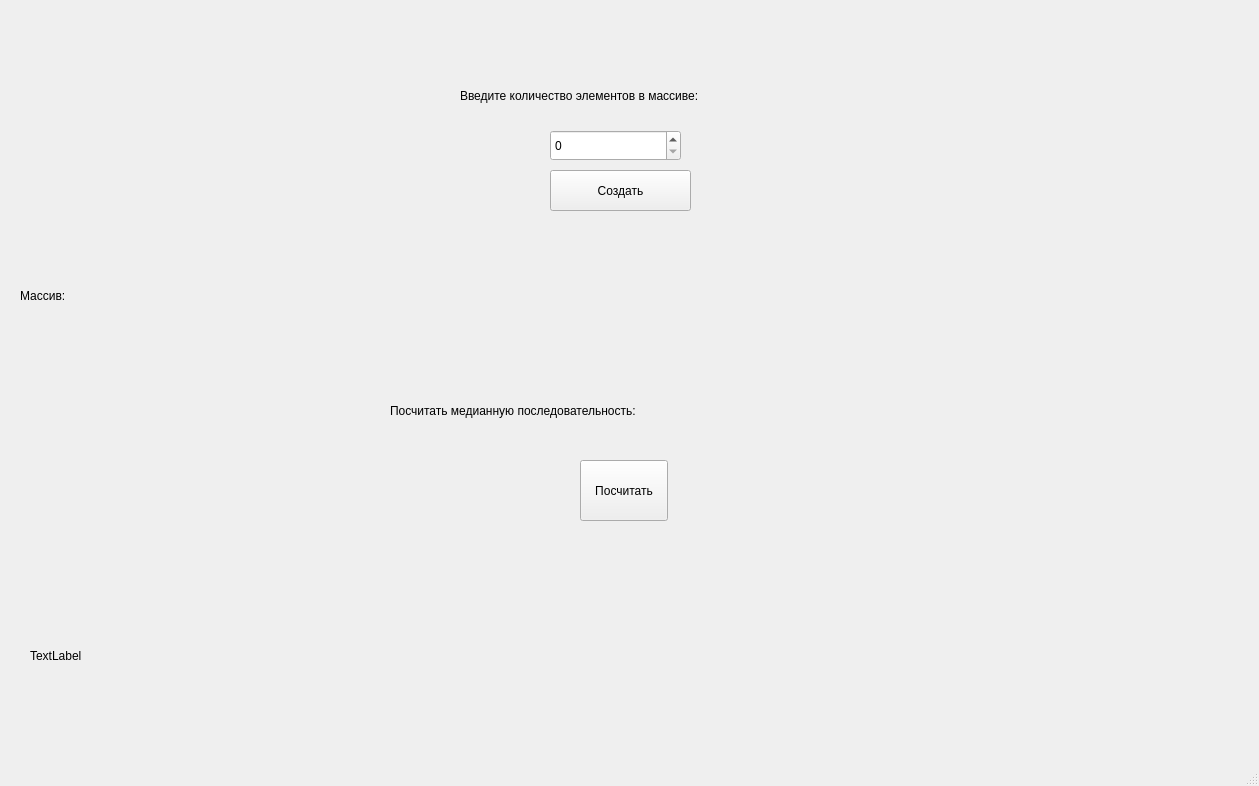
<?xml version="1.0" encoding="UTF-8"?>
<ui version="4.0">
 <class>MainWindow</class>
 <widget class="QMainWindow" name="MainWindow">
  <property name="geometry">
   <rect>
    <x>0</x>
    <y>0</y>
    <width>1259</width>
    <height>786</height>
   </rect>
  </property>
  <property name="windowTitle">
   <string>MainWindow</string>
  </property>
  <widget class="QWidget" name="centralwidget">
   <widget class="QLabel" name="label">
    <property name="geometry">
     <rect>
      <x>30</x>
      <y>570</y>
      <width>1201</width>
      <height>171</height>
     </rect>
    </property>
    <property name="text">
     <string>TextLabel</string>
    </property>
   </widget>
   <widget class="QPushButton" name="pushButton">
    <property name="geometry">
     <rect>
      <x>580</x>
      <y>460</y>
      <width>88</width>
      <height>61</height>
     </rect>
    </property>
    <property name="text">
     <string>Посчитать</string>
    </property>
   </widget>
   <widget class="QLabel" name="label_2">
    <property name="geometry">
     <rect>
      <x>460</x>
      <y>60</y>
      <width>301</width>
      <height>71</height>
     </rect>
    </property>
    <property name="text">
     <string>Введите количество элементов в массиве:</string>
    </property>
   </widget>
   <widget class="QSpinBox" name="spinBox">
    <property name="geometry">
     <rect>
      <x>550</x>
      <y>130</y>
      <width>131</width>
      <height>31</height>
     </rect>
    </property>
    <property name="maximum">
     <number>100</number>
    </property>
   </widget>
   <widget class="QPushButton" name="pushButton_2">
    <property name="geometry">
     <rect>
      <x>550</x>
      <y>170</y>
      <width>141</width>
      <height>41</height>
     </rect>
    </property>
    <property name="text">
     <string>Создать</string>
    </property>
   </widget>
   <widget class="QLabel" name="label_3">
    <property name="geometry">
     <rect>
      <x>20</x>
      <y>230</y>
      <width>1191</width>
      <height>131</height>
     </rect>
    </property>
    <property name="text">
     <string>Массив:</string>
    </property>
   </widget>
   <widget class="QLabel" name="label_4">
    <property name="geometry">
     <rect>
      <x>390</x>
      <y>380</y>
      <width>461</width>
      <height>61</height>
     </rect>
    </property>
    <property name="text">
     <string>Посчитать медианную последовательность:</string>
    </property>
   </widget>
  </widget>
  <widget class="QMenuBar" name="menubar">
   <property name="geometry">
    <rect>
     <x>0</x>
     <y>0</y>
     <width>1259</width>
     <height>22</height>
    </rect>
   </property>
  </widget>
  <widget class="QStatusBar" name="statusbar"/>
 </widget>
 <resources/>
 <connections/>
</ui>
